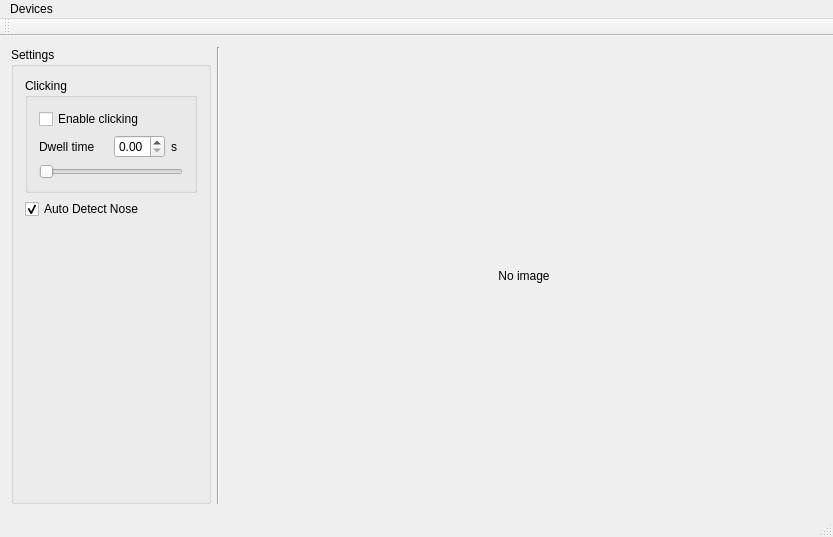
<?xml version="1.0" encoding="UTF-8"?>
<ui version="4.0">
 <class>MainWindow</class>
 <widget class="QMainWindow" name="MainWindow">
  <property name="geometry">
   <rect>
    <x>0</x>
    <y>0</y>
    <width>833</width>
    <height>537</height>
   </rect>
  </property>
  <property name="windowTitle">
   <string>MainWindow</string>
  </property>
  <widget class="QWidget" name="centralWidget">
   <layout class="QHBoxLayout" name="horizontalLayout">
    <item>
     <widget class="QGroupBox" name="groupBox">
      <property name="maximumSize">
       <size>
        <width>200</width>
        <height>16777215</height>
       </size>
      </property>
      <property name="title">
       <string>Settings</string>
      </property>
      <layout class="QVBoxLayout" name="verticalLayout">
       <item>
        <widget class="QGroupBox" name="groupBox_2">
         <property name="title">
          <string>Clicking</string>
         </property>
         <layout class="QGridLayout" name="gridLayout">
          <item row="1" column="1">
           <spacer name="horizontalSpacer">
            <property name="orientation">
             <enum>Qt::Horizontal</enum>
            </property>
            <property name="sizeHint" stdset="0">
             <size>
              <width>40</width>
              <height>20</height>
             </size>
            </property>
           </spacer>
          </item>
          <item row="2" column="0" colspan="5">
           <widget class="QSlider" name="dwellSlider">
            <property name="maximum">
             <number>5000</number>
            </property>
            <property name="orientation">
             <enum>Qt::Horizontal</enum>
            </property>
            <property name="tickPosition">
             <enum>QSlider::NoTicks</enum>
            </property>
           </widget>
          </item>
          <item row="1" column="2">
           <widget class="QDoubleSpinBox" name="dwellSpinBox">
            <property name="maximumSize">
             <size>
              <width>60</width>
              <height>16777215</height>
             </size>
            </property>
            <property name="maximum">
             <double>5.000000000000000</double>
            </property>
            <property name="singleStep">
             <double>0.100000000000000</double>
            </property>
           </widget>
          </item>
          <item row="1" column="3">
           <widget class="QLabel" name="label">
            <property name="text">
             <string>s</string>
            </property>
           </widget>
          </item>
          <item row="1" column="0">
           <widget class="QLabel" name="label_8">
            <property name="text">
             <string>Dwell time</string>
            </property>
           </widget>
          </item>
          <item row="0" column="0" colspan="3">
           <widget class="QCheckBox" name="enableClickingCheckBox">
            <property name="text">
             <string>Enable clicking</string>
            </property>
           </widget>
          </item>
         </layout>
        </widget>
       </item>
       <item>
        <widget class="QCheckBox" name="autoDetectNoseCheckBox">
         <property name="text">
          <string>Auto Detect Nose</string>
         </property>
         <property name="checked">
          <bool>true</bool>
         </property>
        </widget>
       </item>
       <item>
        <spacer name="verticalSpacer">
         <property name="orientation">
          <enum>Qt::Vertical</enum>
         </property>
         <property name="sizeHint" stdset="0">
          <size>
           <width>20</width>
           <height>40</height>
          </size>
         </property>
        </spacer>
       </item>
      </layout>
     </widget>
    </item>
    <item>
     <widget class="Line" name="line">
      <property name="orientation">
       <enum>Qt::Vertical</enum>
      </property>
     </widget>
    </item>
    <item>
     <widget class="CMS::ClickableLabel" name="frameLabel">
      <property name="text">
       <string>No image</string>
      </property>
      <property name="alignment">
       <set>Qt::AlignCenter</set>
      </property>
     </widget>
    </item>
   </layout>
  </widget>
  <widget class="QMenuBar" name="menuBar">
   <property name="geometry">
    <rect>
     <x>0</x>
     <y>0</y>
     <width>833</width>
     <height>21</height>
    </rect>
   </property>
   <widget class="QMenu" name="menuDevices">
    <property name="title">
     <string>Devices</string>
    </property>
   </widget>
   <addaction name="menuDevices"/>
  </widget>
  <widget class="QToolBar" name="mainToolBar">
   <attribute name="toolBarArea">
    <enum>TopToolBarArea</enum>
   </attribute>
   <attribute name="toolBarBreak">
    <bool>false</bool>
   </attribute>
  </widget>
  <widget class="QStatusBar" name="statusBar"/>
 </widget>
 <layoutdefault spacing="6" margin="11"/>
 <customwidgets>
  <customwidget>
   <class>CMS::ClickableLabel</class>
   <extends>QLabel</extends>
   <header>ClickableLabel.h</header>
  </customwidget>
 </customwidgets>
 <resources/>
 <connections/>
</ui>
